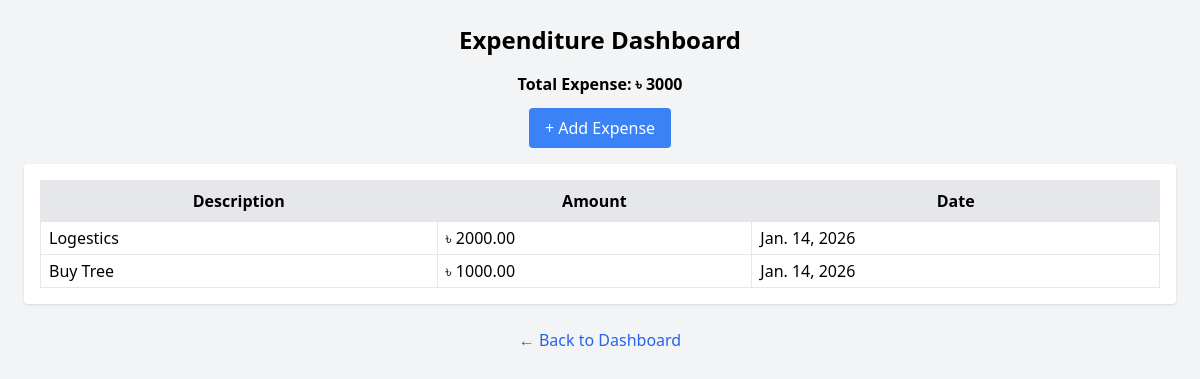
The page /expenses/ on the database as committed earlier.
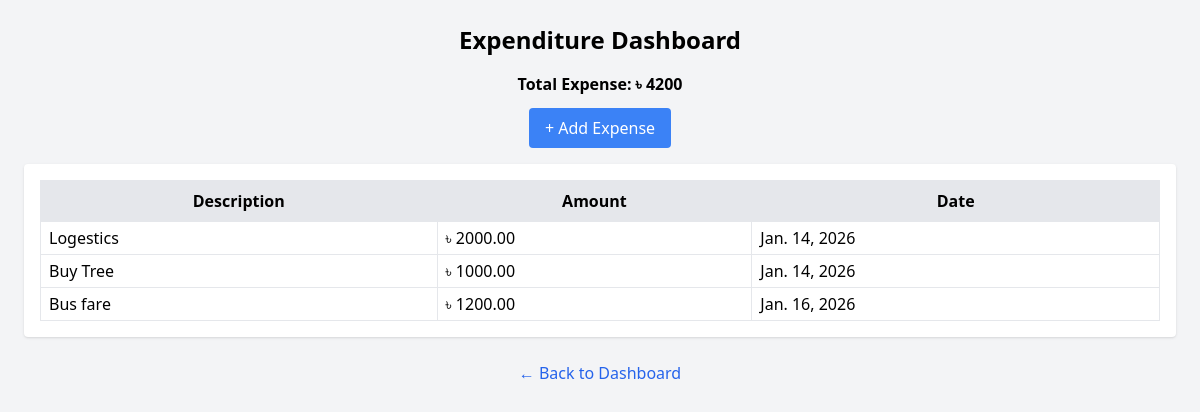
The same page on the database as committed later.
### core/models.py (models this page shows, shortened)
class Expenditure(models.Model):
    description = models.CharField(max_length=255)
    amount = models.DecimalField(max_digits=10, decimal_places=2)
    expense_date = models.DateField(auto_now_add=True)

### core/views.py (the view)
# urls.py: path('expenses/', views.expense_dashboard, name='expense_dashboard'),
def expense_dashboard(request):
    expenses = Expenditure.objects.all()
    total_expense = expenses.aggregate(total=Sum('amount'))['total'] or 0
    context = {
        'expenses': expenses,
        'total': total_expense,  # matches {{ total }} in template
    }
    return render(request, 'core/dashboard_expenses.html', context)

### core/templates/core/dashboard_expenses.html (shortened to what this page needs)
<!DOCTYPE html>
<html>
<head>
    <script src="https://cdn.tailwindcss.com"></script>
</head>
<body class="bg-gray-100 p-6">
<div class="max-w-7xl mx-auto text-center mb-4">
    <h2 class="text-2xl font-bold mb-4">Expenditure Dashboard</h2>
    <p class="mb-3 font-semibold">Total Expense: ৳ {{ total }}</p>
    <a href="{% url 'add_expenditure' %}" class="bg-blue-500 text-white px-4 py-2 rounded hover:bg-blue-600 mb-4 inline-block">
        + Add Expense
    </a>
    <div class="bg-white shadow rounded p-4 overflow-x-auto">
        <table class="table-auto w-full border border-gray-300">
            <thead class="bg-gray-200">
                <tr>
                    <th class="border px-2 py-2 ">Description</th>
                    <th class="border px-2 py-2 ">Amount</th>
                    <th class="border px-2 py-2 ">Date</th>
                </tr>
            </thead>
            <tbody>
                {% for ex in expenses %}
                <tr class="hover:bg-gray-50">
                    <td class="border px-2 py-1 text-left">{{ ex.description }}</td>
                    <td class="border px-2 py-1 text-left">৳ {{ ex.amount }}</td>
                    <td class="border px-2 py-1 text-left">{{ ex.expense_date }}</td>
                </tr>
                {% empty %}
                <tr>
                    <td class="border px-2 py-1 text-center" colspan="3">No expenses yet</td>
                </tr>
                {% endfor %}
            </tbody>
        </table>
    </div>
    <div class="text-center mt-6">
        <a href="{% url 'main_dashboard' %}" class="text-blue-600 hover:underline font-medium">
            ← Back to Dashboard
        </a>
    </div>
</div>
</body>
</html>

Rows that differ between the two databases and show on the page:
added Expenditure: description "Bus fare", amount "1200.00", expense_date "Jan. 16, 2026"
Other text that changed with them:
{{ total }}: "3000" → "4200"
